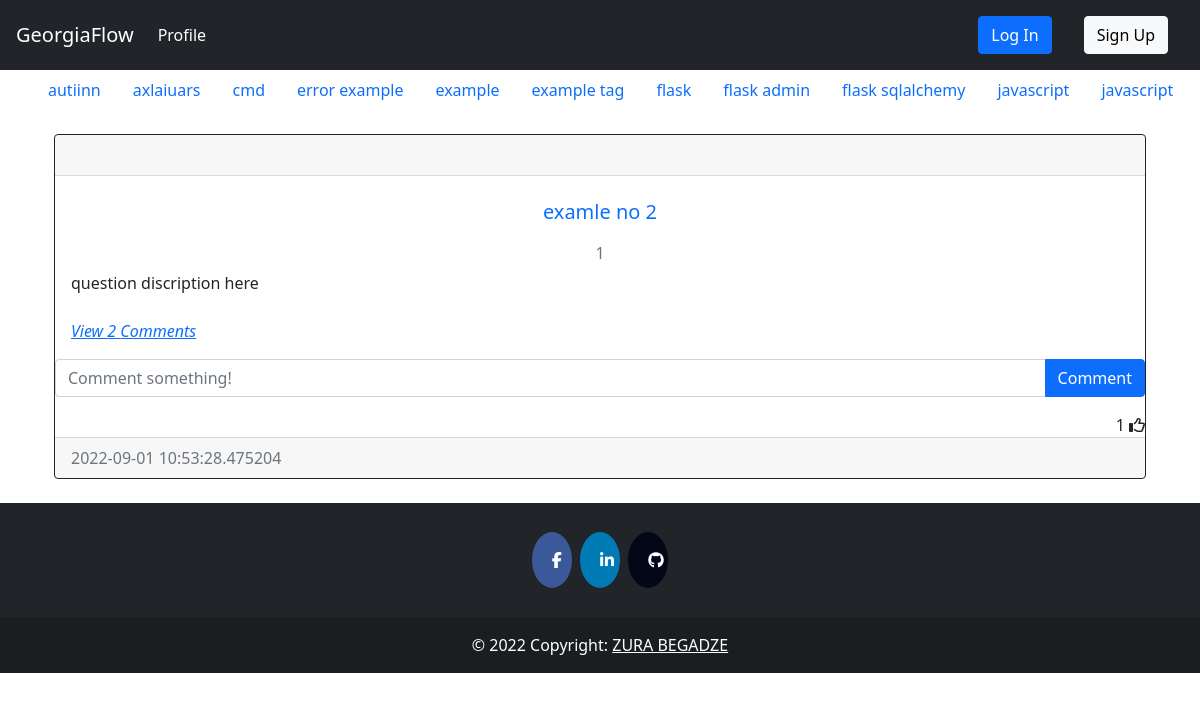
/post/1, run on an earlier commit of the app's database.
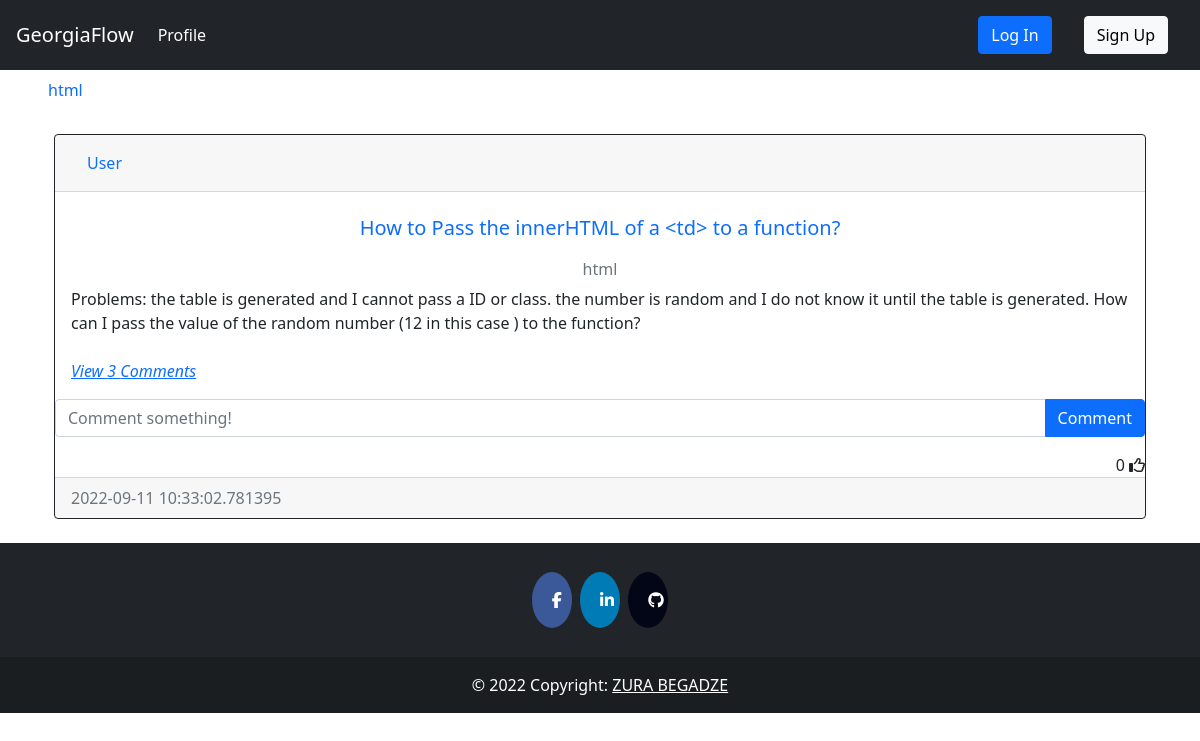
And on a later commit of the database.
### question/models.py (models this page shows, shortened)
class Tag(db.Model):
    __tablename__='tag'
    id =db.Column(db.Integer, primary_key=True)
    name = db.Column(db.String(15), nullable = False, unique=True, index=True)
    date_created = db.Column(db.DateTime, default = datetime.utcnow())
    author = db.Column(db.Integer, db.ForeignKey('user.id', ondelete="CASCADE"), nullable=False)

class Post(db.Model):
    __tablename__='post'
    id = db.Column(db.Integer, primary_key=True)
    heading = db.Column(db.String(50), nullable = False, index=True, unique=True)
    text = db.Column(db.Text, nullable=False)
    date_created = db.Column(db.DateTime, default = datetime.utcnow())
    tags = db.Column(db.String, db.ForeignKey('tag.name', ondelete="CASCADE"), unique=False, nullable=False)
    author = db.Column(db.Integer, db.ForeignKey('user.id', ondelete="CASCADE"), nullable=False)
    comments = db.relationship('Comment', backref='post', passive_deletes=True)
    likes = db.relationship('Like', backref='post', passive_deletes=True)
    corrects = db.relationship('Correct', backref='post', passive_deletes=True)

### auth/models.py (models this page shows, shortened)
class User(db.Model, UserMixin):
    __tablename__ = 'user'
    id = db.Column(db.Integer, primary_key=True)
    fullname = db.Column(db.String(200), nullable = False, index=True)
    email = db.Column(db.String(100), nullable = False, unique = True, index=True)
    linkedin = db.Column(db.String(50), unique=True, nullable = False)
    github = db.Column(db.String(45), unique=True, nullable = False)
    date_created = db.Column(db.DateTime, default = datetime.utcnow())
    password_hash = db.Column(db.String(128))
    posts = db.relationship('Post', backref='user', passive_deletes=True)
    tags = db.relationship('Tag', backref='user', passive_deletes=True)
    comments = db.relationship('Comment', backref='user', passive_deletes=True)
    likes = db.relationship('Like', backref='user', passive_deletes=True)
    correct = db.relationship('Correct', backref='correct_user', passive_deletes=True)

### question/views.py (the view)
@post.route('/post/<post_id>', methods=['GET', 'POST'])
def post_detail(post_id):
    tags = Tag.query.order_by(Tag.name).all()
    post = Post.query.filter_by(id=post_id).first()
    return render_template('detail.html', post=post, tags=tags)

### templates/detail.html (shortened to what this page needs)
{% extends 'base.html' %}
{% block content %}
    <div id="posts">
    <div class="card border-dark">
        <div class="card-header d-flex justify-content-between align-items-center">
            <a class="nav-item nav-link active" href="{{ url_for('auth.get_user', user_id=post.user.id) }}">{{post.user.fullname}}</a>
            <br />
        </div>
        <div class="card-body">
            <a class="card-title nav-item nav-link text-center" href="{{ url_for('post.post_detail', post_id=post.id) }}"><h5 >{{post.heading}}</h5></a>
            <h6 class="card-subtitle mb-2 text-muted text-center">{{post.tags}}</h6>
            <div class="card-text ">{{post.text}}</div>
            <br />
            <p class="card-text">
                {% if post.comments|length > 0 %}
                <a data-bs-toggle="collapse" href="#comments-{{post.id}}" role="button">
                <cite title="Source" >View {{post.comments|length}} Comments</cite>
                </a>
                {% else %}
                <small class="text-muted">No Comments</small>
                {% endif %}
            </p>
        </div>
        <form class="input-group mb-3" method="POST" action="/create-comment/{{post.id}}" >
            <input type="text" id="text"  name="text" class="form-control" placeholder="Comment something!" />
            <button type="submit" class="btn btn-primary">Comment</button>
        </form>
        <div class="text-right">
            <span id="likes-count-{{post.id}}">{{ post.likes|length }}</span>
            {% if current_user.id in post.likes|map(attribute="author")|list %}
            <i class="fas fa-thumbs-up" id="like-button-{{post.id}}" onclick="like('{{post.id}}')"></i>
            {% else %}
            <i class="far fa-thumbs-up" id="like-button-{{post.id}}" onclick="like('{{post.id}}')"></i>
            {% endif %}
        </div>
        <div class="card-footer text-muted">{{post.date_created}}</div>
    </div>
    <br/ >
    </div>
{% endblock %}

### templates/base.html (shortened to what this page needs)
<!DOCTYPE html>
<html lang="en">
    <head>
        <link rel="stylesheet" href="{{ url_for('static', filename='css/index.css')}}"></link>
        <link rel="stylesheet" href="https://cdnjs.cloudflare.com/ajax/libs/font-awesome/4.7.0/css/font-awesome.min.css"/>
        <link rel="stylesheet" href="https://cdn.jsdelivr.net/npm/bootstrap@5.2.0/dist/css/bootstrap.min.css"/>
        <link rel="stylesheet" href="https://cdn.jsdelivr.net/npm/bootstrap@4.6.2/dist/css/bootstrap.min.css"/>
        <link rel="stylesheet" href="https://cdn.jsdelivr.net/npm/bootstrap@4.1.3/dist/css/bootstrap.min.css"/>
        <link rel="stylesheet" href="https://cdn.jsdelivr.net/npm/bootstrap@5.0.2/dist/css/bootstrap.min.css"/>
    </head>
    <body>
        <nav class="navbar navbar-expand-lg   navbar-dark bg-dark">
            <a class="navbar-brand" href="{{ url_for('api.index') }}">GeorgiaFlow</a>
            <div class="collapse navbar-collapse" id="navbarTogglerDemo03">
                <ul class="navbar-nav mr-auto mt-2 mt-lg-0">
                    <li class="nav-item active">
                    <a class="nav-link" href="{{ url_for('auth.get_user', user_id=current_user.id) }}">Profile <span class="sr-only">(current)</span></a>
                    </li>
                </ul>
                {%if current_user.is_authenticated %}
                    <div class="btn-group" style="margin-right:5%">
                        <button type="button" class="btn btn-sm btn-secondary dropdown-toggle" data-bs-toggle="dropdown">{{current_user.fullname}}</button>
                        <ul class="dropdown-menu">
                            <li>
                                <a class="dropdown-item" href="{{ url_for('auth.get_user', user_id=current_user.id) }}">{{current_user.fullname}}</a>
                            </li>
                            <li>
                                <a class="dropdown-item" href="{{ url_for('auth.update', user_id=current_user.id) }}">Update Profile</a>
                            </li>
                            <li>
                                <a class="dropdown-item" href="{{ url_for('auth.update_password', user_id=current_user.id) }}">Update Password</a>
                            </li>
                            <div class="dropdown-divider"></div>
                            <a class="dropdown-item" href="{{ url_for('auth.logout') }}">Log Out</a>
                            </div>
                        </ul>
                    </div>
                {%else%}
                    <a class="nav-link" href="{{ url_for('auth.login') }}"><button type="button" class="btn btn-primary">Log In</button></a>
                    <a class="nav-link" href="{{ url_for('auth.signup') }}"><button type="button" class="btn btn-light">Sign Up</button></a>
                {%endif%}
            </div>
        </nav>
        <nav class="navtag ">
            <ul class="navtagul">
                {%for tag in tags%}
                    <li><a class="navtaga nav-link" href="{{ url_for('post.tag_posts', tag_name=tag.name) }}">{{tag.name}}</a></li>
                {%endfor%}
            </ul>
        </nav>
        <div class="container">{% block content %}{% endblock %}</div>
        {%block footer%}
        <footer class="bg-dark text-center text-white">
            <div class="container p-4 pb-0">
                <section class="mb-4">
                    <a href="https://www.facebook.com/zura.begadze.35/" class="fa fa-facebook"></a>
                    <a href="https://www.linkedin.com/in/zura-begadze/" class="fa fa-linkedin"></a>
                    <a href="https://github.com/papitokarlo" class="fa fa-github"></a>
            </section>
            </div>
            <div class="text-center p-3" style="background-color: rgba(0, 0, 0, 0.2);">
                © 2022 Copyright:
                <a class="text-white" href="">ZURA BEGADZE</a>
            </div>
        </footer>
        {%endblock%}
    </body>
</html>

What changed in the data, as far as the page shows it:
removed Tag: name "autiinn"
removed Tag: name "axlaiuars"
removed Tag: name "cmd"
removed Tag: name "error example"
removed Tag: name "example"
removed Tag: name "example tag"
removed Tag: name "flask"
removed Tag: name "flask admin"
removed Tag: name "flask sqlalchemy"
removed Tag: name "javascript"
removed Tag: name "javascript"
now on this page (row edited): Tag: name "html"
now on this page (row edited): User: user.fullname "User"
changed Post: heading "examle no 2" → "How to Pass the innerHTML of a <td> to a function?"; tags "1" → "html"; text "question discription here" → "Problems: the table is generated and I cannot pass a ID or class. the number is random and I do not know it until the table is generated. How can I pass the value of the random number (12 in this case ) to the function?"; date_created "2022-09-01 10:53:28.475204" → "2022-09-11 10:33:02.781395"
Also different on the page:
{{ post.comments|length }}: "2" → "3"
{{ post.likes|length }}: "1" → "0"
